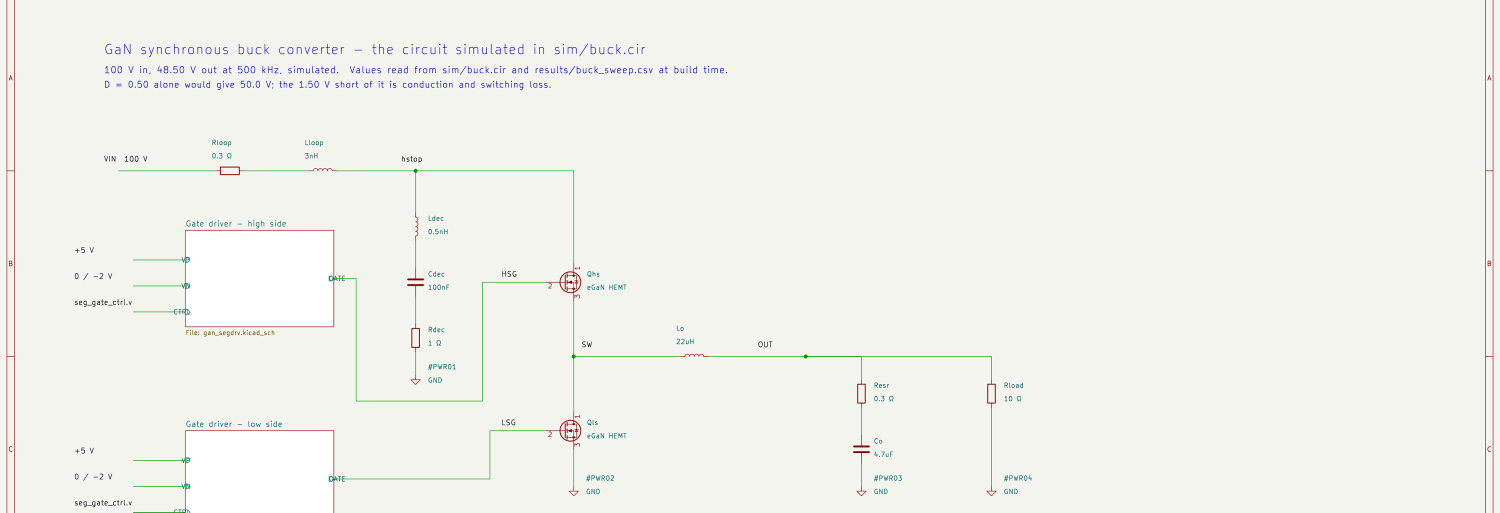
#> input picture results/fig_sch_converter.png, 3000 x 1025 px (shown at 1/2 size)
$ python -i kicad_previews.py   (imports and definitions only)
#> lines starting #> are read from the running program, lines starting #| are printed output that depends on the picture
#> further down, picture is the input picture: PIL image 3000x1025 RGB; mean R, G, B 242.5, 242.5, 237.9
# -*- coding: utf-8 -*-
"""kicad_previews.py -- render the KiCad sheets to trimmed PNGs for the deck.

    python3 scripts/kicad_previews.py

WHY TRIM
  The sheets are drawn on A3 and A2 with a title block and a wide margin.
  Dropped into a slide whole, the circuit ends up a third of the frame and
  unreadable from the back of a room. This renders at high dpi and then
  crops to the ink, so the circuit fills the picture.

  The title block goes with the margin. That is deliberate: the slide has
  its own title and caption, and a second title inside the image competes
  with it. The full sheets with their title blocks are in kicad/ as PDF and
  SVG for anyone who wants them.

WHY PyMuPDF AND NOT kicad-cli
  kicad-cli exports SVG and PDF, not PNG, and python-pptx needs a raster.
  This is the only place PyMuPDF is used and it is a convenience, not part
  of the schematic toolchain -- the .kicad_sch files and their PDF/SVG
  exports are produced entirely by KiCad.
"""
import os, sys, warnings
# [1 line not run here, left out]

ROOT = os.path.dirname(os.path.dirname(os.path.abspath(__file__)))
KI   = os.path.join(ROOT, "kicad")
RES  = os.path.join(ROOT, "results")

# (sheet, output, dpi, keep-top-fraction)
#
# The fourth field drops the explanatory notes block that sits under each
# circuit. On the sheet those notes belong; in a slide they pad the image
# into a tall aspect, and place() then scales the whole thing to fit the
# HEIGHT -- which put a 14-column schematic on screen 5.9 inches wide on a
# 13.3 inch slide. Cropping to the circuit gives a wide, short picture that
# fills the slide width and is legible from the back of a room. The notes
# are still on the PDF and SVG in kicad/, where someone reading can read them.
# (sheet, output, dpi, clip in SHEET MILLIMETRES: top, bottom)
#
# The clip drops the explanatory notes block under each circuit. On the sheet
# those notes belong; in a slide they pad the image into a tall aspect and
# place() then scales to fit the HEIGHT, which put a 14-column schematic on
# screen 5.9 inches wide on a 13.3 inch slide.
#
# The bounds are in millimetres of the sheet, taken from the generators' own
# rail coordinates, NOT as a fraction of the rendered image. A fraction was
# the first attempt and it cut the pull-down bank in half and lost the VN
# rail: the trimmed image starts at the title, so a fraction of it does not
# correspond to anything in the drawing. An incomplete circuit on a slide is
# worse than a small one.
#
#   segdrv  A3: rails at VP 52, OUT 112, VN 172  -> clip to 185
#   zhangdrv A2: rails at VP 60, OUT 200, VN 340 -> clip to 356
#   buck    A3: circuit runs from about 20 to 150
MM = 72.0 / 25.4          # millimetres to PDF points
SHEETS = [
    # 152 was right until the two gate-driver sub-sheets went onto this
    # sheet: the low-side block sits at y = 130 mm and is 26 mm tall, and its
    # "File: ..." label sits under it, so the drawing now ends at 158.4 mm --
    # the old clip sliced the low-side block in half on the slide. Measured
    # off the plot rather than guessed: the circuit is one unbroken ink band
    # from 71.8 to 158.4 mm and the notes start at 159.4, so 159 takes the
    # whole circuit and none of the notes.
    ("gan_buck",     "fig_sch_converter.png", 200,  14, 159),
    ("gan_segdrv",   "fig_sch_ours.png",      170,  14, 186),
    ("gan_zhangdrv", "fig_sch_base.png",      150,  14, 358),
]


# [15 lines left out: function _ink_on_edge, not called in this run]


def trim(im, bg=(255, 255, 255), tol=12):
    """Crop uniform margin off every side.

    KiCad plots on a near-white background (#F0F0EC in these exports), not
    pure white, so the test is a tolerance rather than equality -- an exact
    match trims nothing and you get the whole A2 sheet back.
    """
#> called with bg = (255, 255, 255), tol = 12
    from PIL import Image, ImageChops
    ref = Image.new("RGB", im.size, im.getpixel((2, 2)))
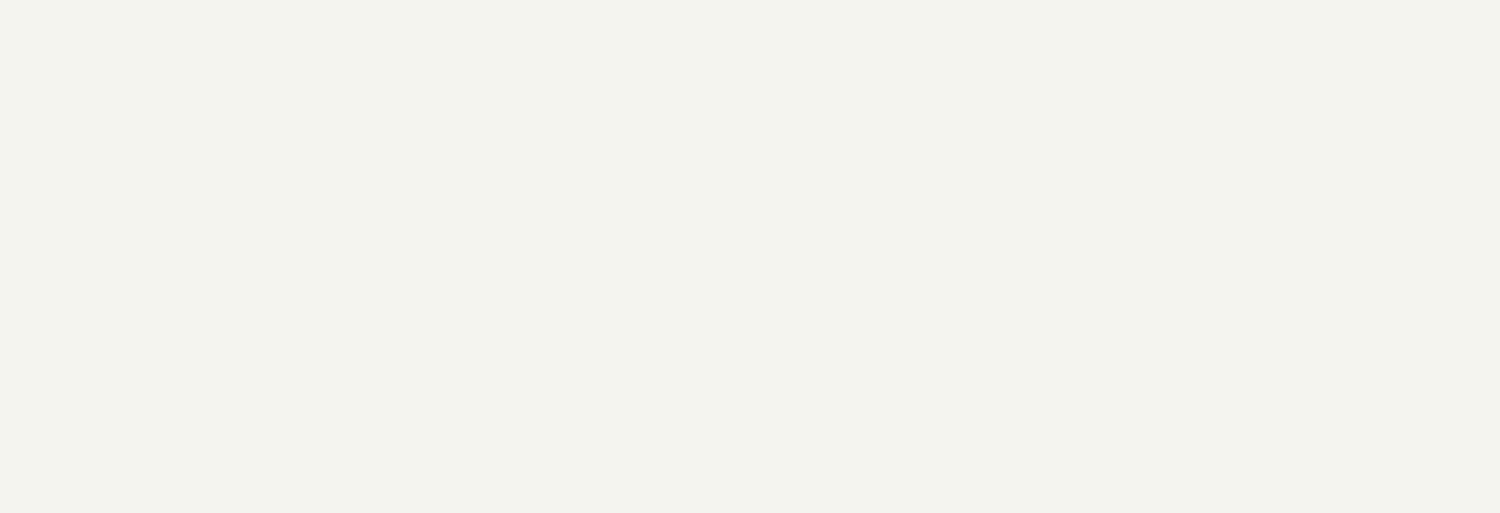
#> ref: PIL image 3000x1025 RGB (shown at 1/2 size); mean R, G, B 244, 244, 239
    diff = ImageChops.difference(im.convert("RGB"), ref)
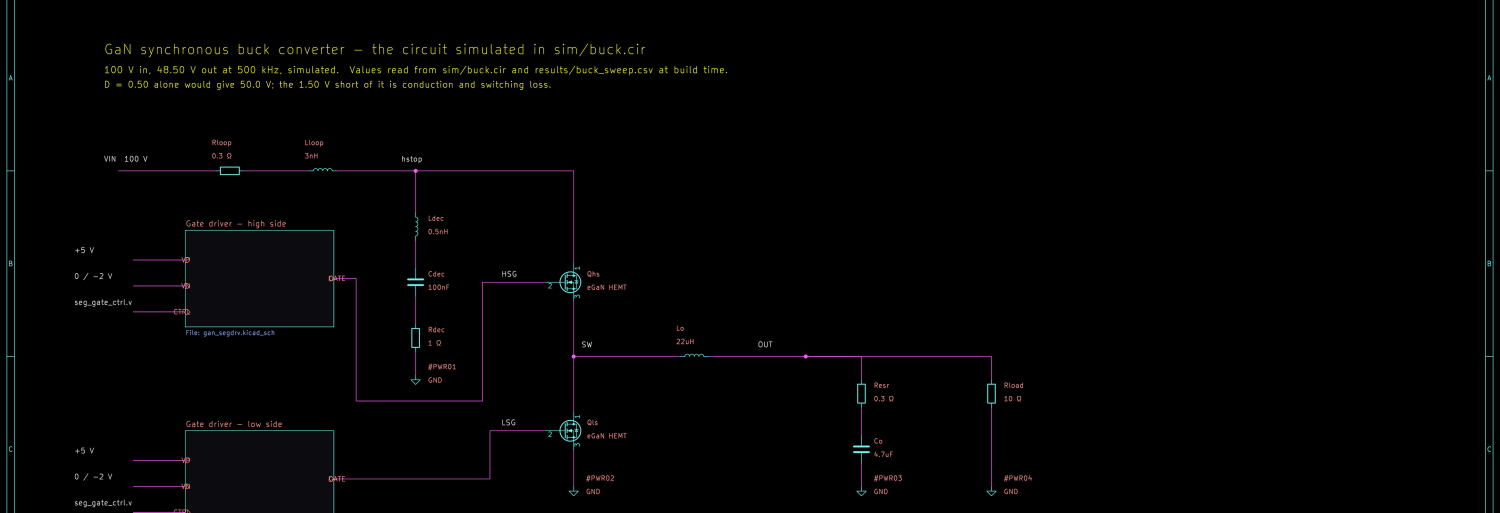
#> diff: PIL image 3000x1025 RGB (shown at 1/2 size); mean R, G, B 2.4, 2.4, 2.4
    bbox = diff.convert("L").point(lambda v: 255 if v > tol else 0).getbbox()
#> bbox = (13, 0, 2987, 1025)
    if not bbox:
        return im
    pad = 14
    x0, y0, x1, y1 = bbox
#> x0 = 13; y0 = 0; x1 = 2987; y1 = 1025
    return im.crop((max(0, x0 - pad), max(0, y0 - pad),
                    min(im.width, x1 + pad), min(im.height, y1 + pad)))


# [38 lines left out: function main, not called in this run]


# [2 lines not run here, left out]

>>> from PIL import Image
>>> picture = Image.open('../results/fig_sch_converter.png')
>>> result = trim(picture)

$ run again, on results/buck_run.png
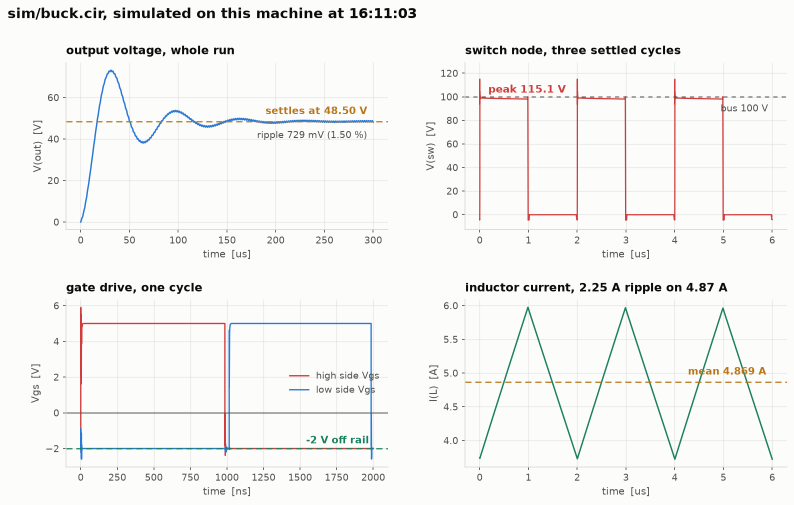
#> input picture results/buck_run.png, 1588 x 1009 px (shown at 1/2 size)
#> picture is the input picture: PIL image 1588x1009 RGBA; mean R, G, B, A 245.2, 244.9, 243.9, 255
#> in trim, `diff = ImageChops.difference(im.convert("RGB"), ref)`:
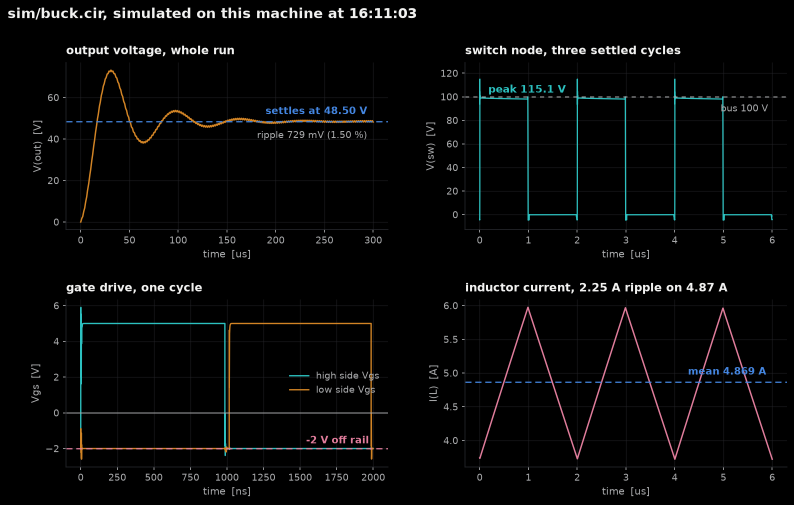
#> diff: PIL image 1588x1009 RGB (shown at 1/2 size); mean R, G, B 6.8, 7.1, 7.1
#> bbox = (16, 15, 1575, 993)
#> x0 = 16; y0 = 15; x1 = 1575; y1 = 993
#> in trim, `return im.crop((max(0, x0 - pad), max(0, y0 - pad), min(im.width, x1 +..`:
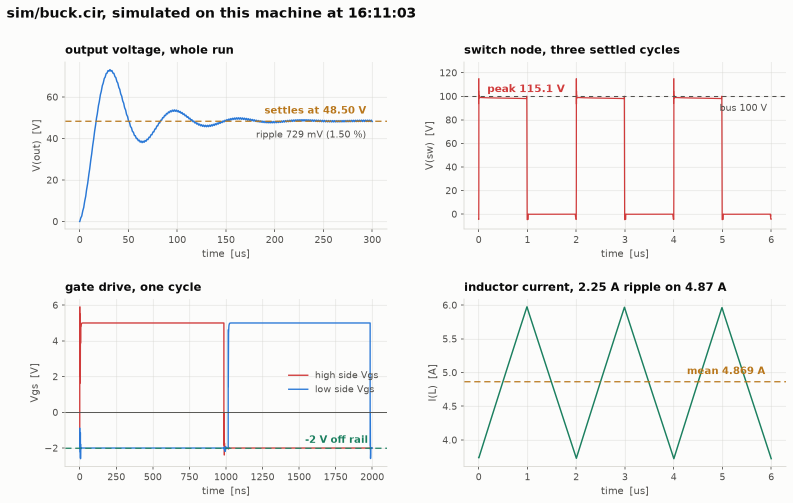
#> returned value: PIL image 1586x1006 RGBA (shown at 1/2 size); mean R, G, B, A 245.2, 244.9, 243.8, 255

$ run again, on results/crosstalk_model_matlab.png
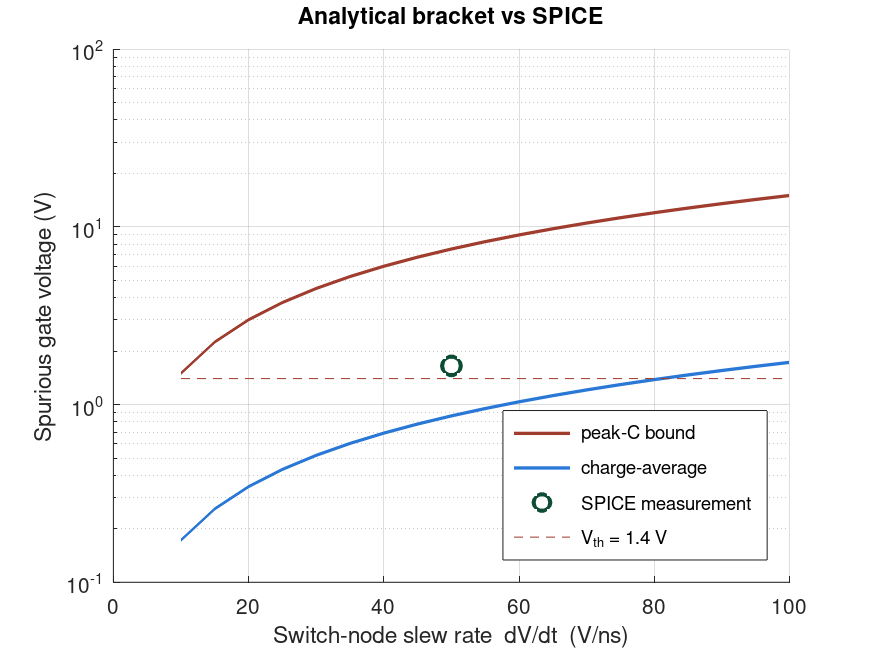
#> input picture results/crosstalk_model_matlab.png, 872 x 654 px
#> picture is the input picture: PIL image 872x654 RGB; mean R, G, B 248.8, 248.7, 249
#> ref: PIL image 872x654 RGB; every value is 255
#> in trim, `diff = ImageChops.difference(im.convert("RGB"), ref)`:
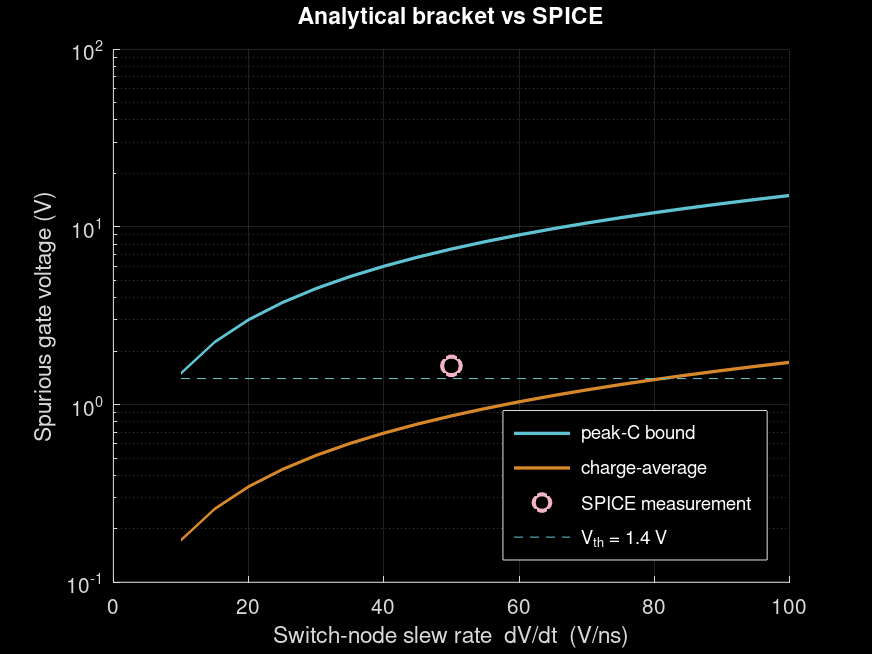
#> diff: PIL image 872x654 RGB; mean R, G, B 6.2, 6.3, 6
#> bbox = (34, 7, 806, 648)
#> x0 = 34; y0 = 7; x1 = 806; y1 = 648
#> in trim, `return im.crop((max(0, x0 - pad), max(0, y0 - pad), min(im.width, x1 +..`:
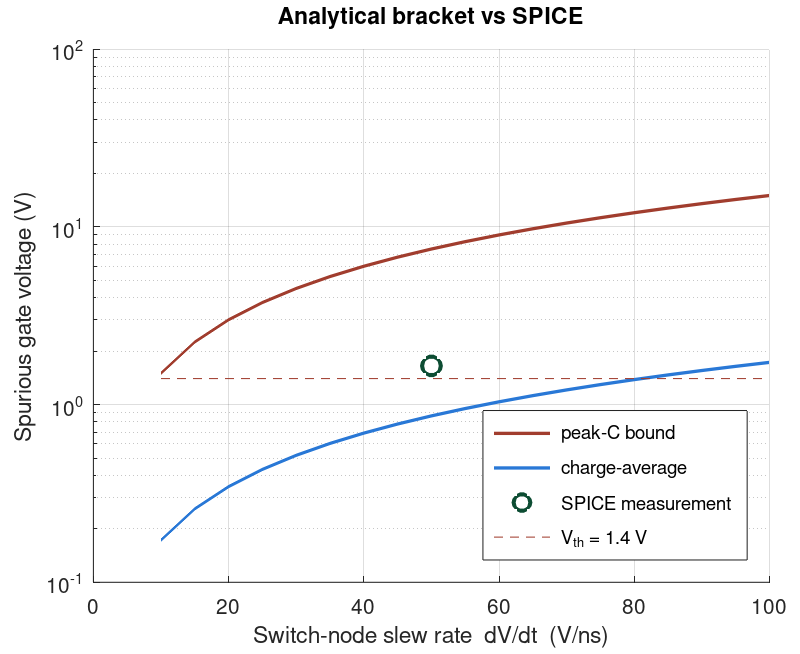
#> returned value: PIL image 800x654 RGB; mean R, G, B 248.3, 248.1, 248.4

$ run again, on results/fig_arch_base.png
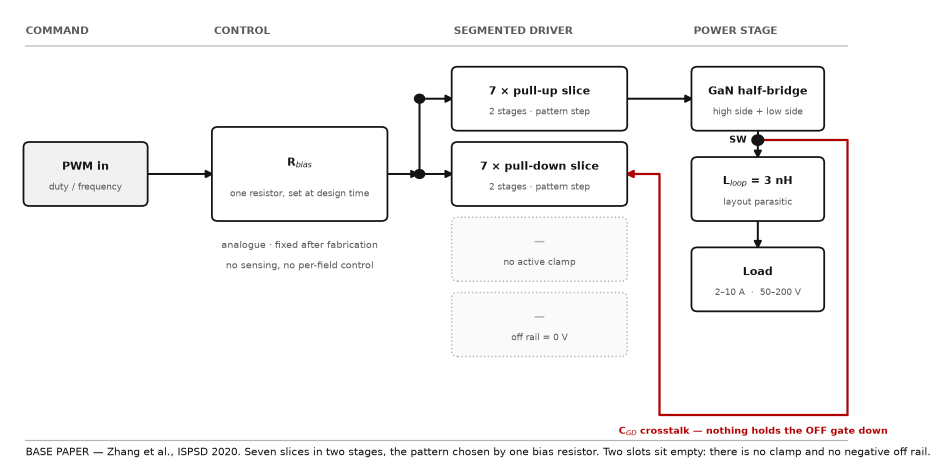
#> input picture results/fig_arch_base.png, 1878 x 937 px (shown at 1/2 size)
#> picture is the input picture: PIL image 1878x937 RGBA; mean R, G, B, A 247.2, 246.2, 246.2, 255
#> ref: PIL image 1878x937 RGB; every value is 255
#> in trim, `diff = ImageChops.difference(im.convert("RGB"), ref)`:
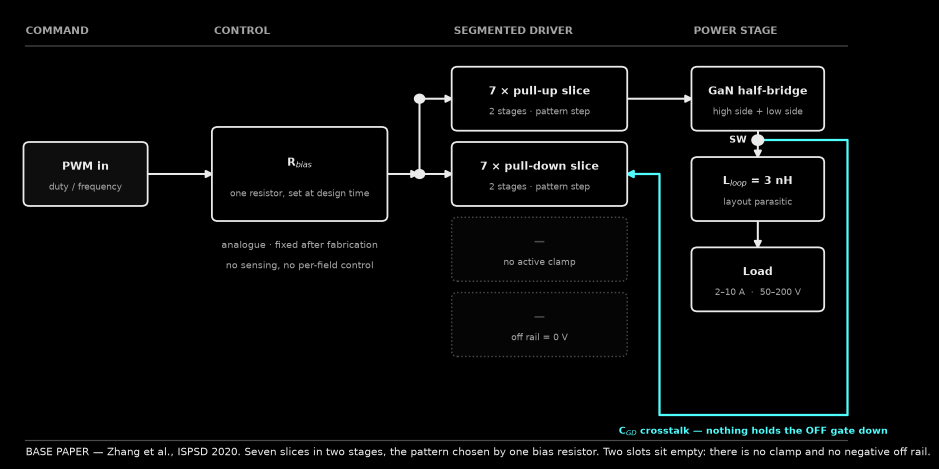
#> diff: PIL image 1878x937 RGB (shown at 1/2 size); mean R, G, B 7.8, 8.8, 8.8
#> bbox = (45, 53, 1860, 915)
#> x0 = 45; y0 = 53; x1 = 1860; y1 = 915
#> in trim, `return im.crop((max(0, x0 - pad), max(0, y0 - pad), min(im.width, x1 +..`:
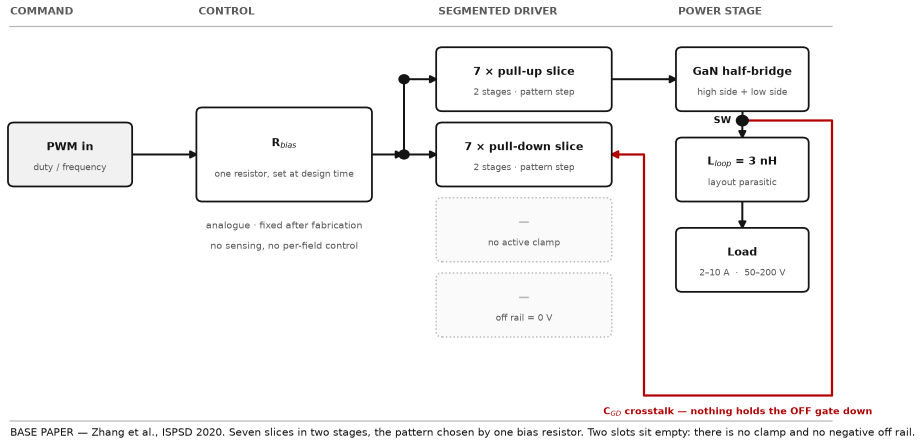
#> returned value: PIL image 1843x890 RGBA (shown at 1/2 size); mean R, G, B, A 246.6, 245.6, 245.6, 255
